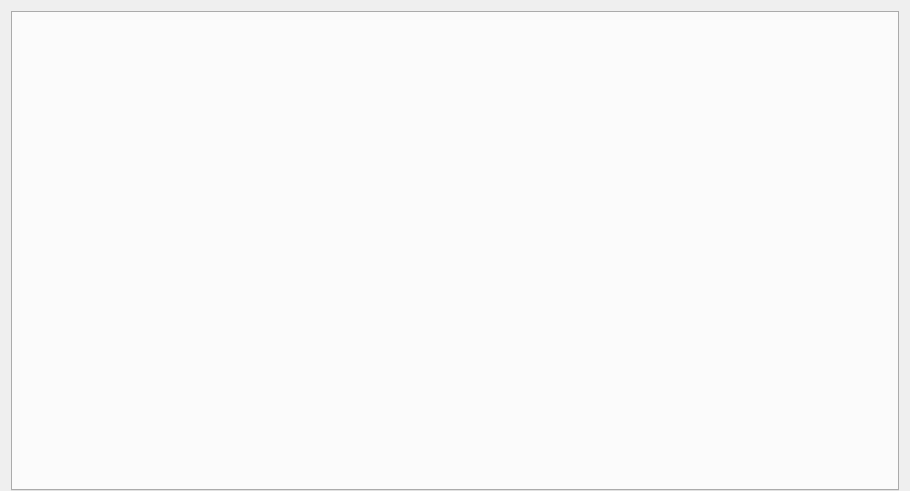
<?xml version="1.0" encoding="UTF-8"?>
<ui version="4.0">
 <class>mtx::gui::HeaderEditor::Tool</class>
 <widget class="QWidget" name="mtx::gui::HeaderEditor::Tool">
  <property name="geometry">
   <rect>
    <x>0</x>
    <y>0</y>
    <width>910</width>
    <height>491</height>
   </rect>
  </property>
  <property name="acceptDrops">
   <bool>true</bool>
  </property>
  <property name="windowTitle">
   <string notr="true">Form</string>
  </property>
  <layout class="QVBoxLayout" name="verticalLayout_3">
   <property name="bottomMargin">
    <number>0</number>
   </property>
   <item>
    <widget class="QStackedWidget" name="stack">
     <property name="currentIndex">
      <number>1</number>
     </property>
     <widget class="QWidget" name="noFilesPage">
      <layout class="QVBoxLayout" name="verticalLayout_2">
       <property name="leftMargin">
        <number>0</number>
       </property>
       <property name="topMargin">
        <number>0</number>
       </property>
       <property name="rightMargin">
        <number>0</number>
       </property>
       <property name="bottomMargin">
        <number>0</number>
       </property>
       <item>
        <widget class="QWidget" name="noFileOpened" native="true">
         <layout class="QVBoxLayout" name="verticalLayout">
          <item>
           <spacer name="verticalSpacer">
            <property name="orientation">
             <enum>Qt::Vertical</enum>
            </property>
            <property name="sizeHint" stdset="0">
             <size>
              <width>20</width>
              <height>74</height>
             </size>
            </property>
           </spacer>
          </item>
          <item>
           <layout class="QHBoxLayout" name="horizontalLayout">
            <item>
             <spacer name="horizontalSpacer">
              <property name="orientation">
               <enum>Qt::Horizontal</enum>
              </property>
              <property name="sizeHint" stdset="0">
               <size>
                <width>40</width>
                <height>20</height>
               </size>
              </property>
             </spacer>
            </item>
            <item>
             <widget class="QLabel" name="noFileOpenedLabel">
              <property name="text">
               <string>No file has been opened yet.</string>
              </property>
             </widget>
            </item>
            <item>
             <spacer name="horizontalSpacer_3">
              <property name="orientation">
               <enum>Qt::Horizontal</enum>
              </property>
              <property name="sizeHint" stdset="0">
               <size>
                <width>40</width>
                <height>20</height>
               </size>
              </property>
             </spacer>
            </item>
           </layout>
          </item>
          <item>
           <layout class="QHBoxLayout" name="horizontalLayout_2">
            <item>
             <spacer name="horizontalSpacer_2">
              <property name="orientation">
               <enum>Qt::Horizontal</enum>
              </property>
              <property name="sizeHint" stdset="0">
               <size>
                <width>40</width>
                <height>20</height>
               </size>
              </property>
             </spacer>
            </item>
            <item>
             <widget class="QLabel" name="howToOpenLabel">
              <property name="text">
               <string>Open a Matroska or WebM file via the "header editor" menu, the button below or drag &amp; drop one here.</string>
              </property>
             </widget>
            </item>
            <item>
             <spacer name="horizontalSpacer_4">
              <property name="orientation">
               <enum>Qt::Horizontal</enum>
              </property>
              <property name="sizeHint" stdset="0">
               <size>
                <width>40</width>
                <height>20</height>
               </size>
              </property>
             </spacer>
            </item>
           </layout>
          </item>
          <item>
           <spacer name="verticalSpacer_3">
            <property name="orientation">
             <enum>Qt::Vertical</enum>
            </property>
            <property name="sizeType">
             <enum>QSizePolicy::Fixed</enum>
            </property>
            <property name="sizeHint" stdset="0">
             <size>
              <width>20</width>
              <height>20</height>
             </size>
            </property>
           </spacer>
          </item>
          <item>
           <layout class="QHBoxLayout" name="horizontalLayout_3">
            <item>
             <spacer name="horizontalSpacer_5">
              <property name="orientation">
               <enum>Qt::Horizontal</enum>
              </property>
              <property name="sizeHint" stdset="0">
               <size>
                <width>40</width>
                <height>20</height>
               </size>
              </property>
             </spacer>
            </item>
            <item>
             <widget class="QPushButton" name="openFileButton">
              <property name="text">
               <string>&amp;Open Matroska or WebM file</string>
              </property>
              <property name="icon">
               <iconset resource="../../qt_resources.qrc">
                <normaloff>:/icons/16x16/document-open.png</normaloff>:/icons/16x16/document-open.png</iconset>
              </property>
             </widget>
            </item>
            <item>
             <spacer name="horizontalSpacer_7">
              <property name="orientation">
               <enum>Qt::Horizontal</enum>
              </property>
              <property name="sizeHint" stdset="0">
               <size>
                <width>40</width>
                <height>20</height>
               </size>
              </property>
             </spacer>
            </item>
           </layout>
          </item>
          <item>
           <spacer name="verticalSpacer_2">
            <property name="orientation">
             <enum>Qt::Vertical</enum>
            </property>
            <property name="sizeHint" stdset="0">
             <size>
              <width>20</width>
              <height>73</height>
             </size>
            </property>
           </spacer>
          </item>
         </layout>
        </widget>
       </item>
      </layout>
     </widget>
     <widget class="QWidget" name="editorsPage">
      <layout class="QVBoxLayout" name="verticalLayout_4">
       <property name="leftMargin">
        <number>0</number>
       </property>
       <property name="topMargin">
        <number>0</number>
       </property>
       <property name="rightMargin">
        <number>0</number>
       </property>
       <property name="bottomMargin">
        <number>0</number>
       </property>
       <item>
        <widget class="mtx::gui::Util::BasicTabWidget" name="editors">
         <property name="currentIndex">
          <number>-1</number>
         </property>
         <property name="elideMode">
          <enum>Qt::ElideMiddle</enum>
         </property>
         <property name="tabsClosable">
          <bool>true</bool>
         </property>
         <property name="movable">
          <bool>true</bool>
         </property>
        </widget>
       </item>
      </layout>
     </widget>
    </widget>
   </item>
  </layout>
 </widget>
 <customwidgets>
  <customwidget>
   <class>mtx::gui::Util::BasicTabWidget</class>
   <extends>QTabWidget</extends>
   <header>mkvtoolnix-gui/util/basic_tab_widget.h</header>
  </customwidget>
 </customwidgets>
 <resources>
  <include location="../../qt_resources.qrc"/>
 </resources>
</ui>
